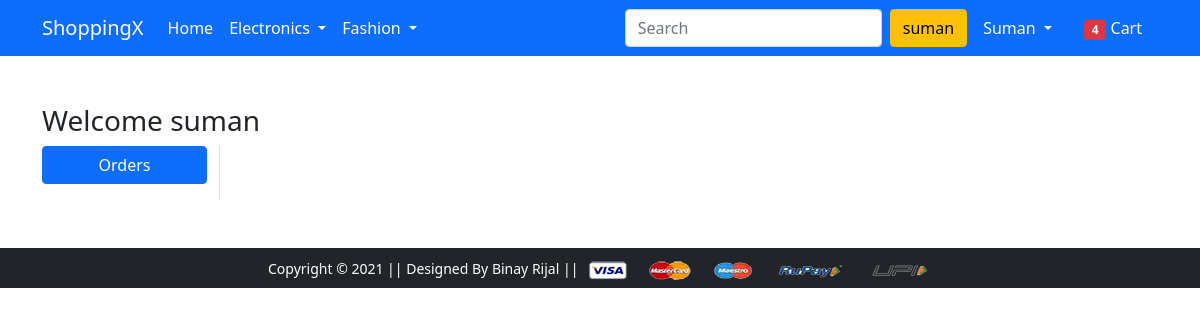
/orders/ (signed in), run on an earlier commit of the app's database.
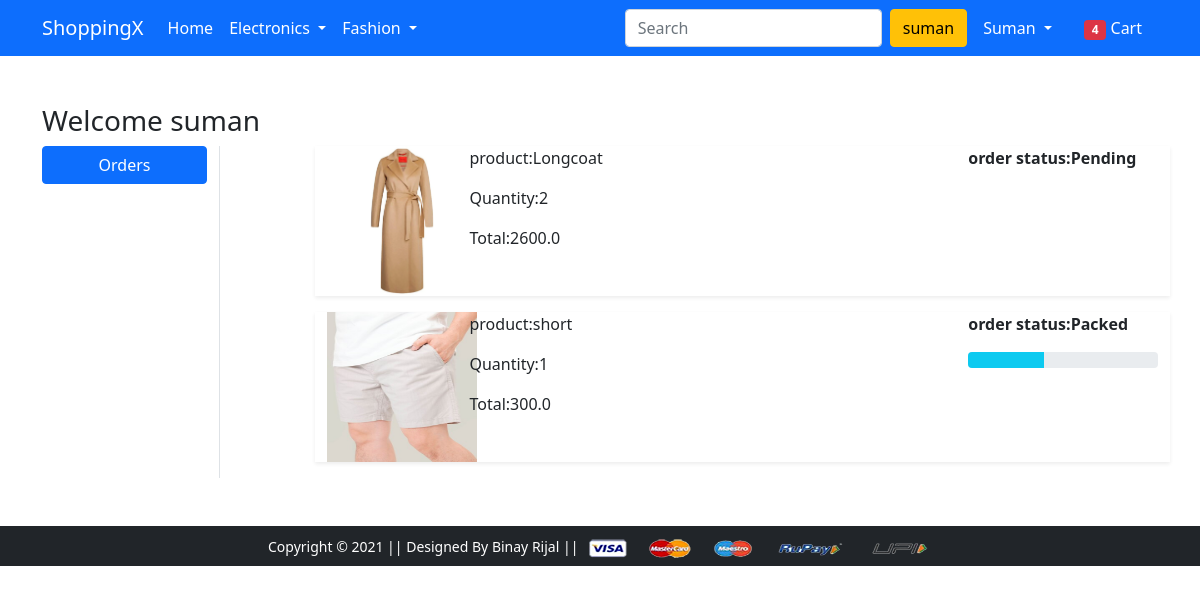
And on a later commit of the database.
### app/models.py (models this page shows, shortened)
class OrderPlaced(models.Model):
    user=models.ForeignKey(User,on_delete=models.CASCADE)
    customer=models.ForeignKey(Customer,on_delete=models.CASCADE)
    product=models.ForeignKey(Product,on_delete=models.CASCADE)
    quantity=models.PositiveIntegerField(default=1)
    ordered_date=models.DateTimeField(auto_now_add=True)
    status=models.CharField(max_length=50,choices=STATUS_CHOICES,default='Pending')
    @property
    def total_amount(self):
        return self.quantity*self.product.lastprice

class Product(models.Model):
    title=models.CharField(max_length=100)
    selling_price=models.FloatField()
    discounted_price=models.FloatField()
    description=models.TextField()
    brand=models.CharField(max_length=50)
    category=models.CharField(choices=CATEGORY_CHOICES,max_length=2)
    product_image=models.ImageField(upload_to='productimg')
    @property
    def lastprice(self):
        return self.selling_price-self.discounted_price

### app/views.py (the view)
# urls.py: path('orders/', views.orders, name='orders'),
def orders(request):
 order=OrderPlaced.objects.filter(user=request.user)
 return render(request, 'app/orders.html',{
  'order':order,
 })

### app/templates/app/orders.html (shortened to what this page needs)
{% extends 'app/base.html' %}
{% load static %}
{% block main-content %}
<div class="container my-5">
 <div class="row">
 <h3>Welcome {{request.user}}</h3>
  <div class="col-sm-2 border-end">
   <ul class="list-unstyled">
    <li class="d-grid"><a href="{% url 'orders' %}" class="btn btn-primary">Orders</a></li>
   </ul>
  </div>
  <div class="col-sm-9 offset-sm-1">
  {%for orders in order%}
   <div class="row shadow-sm mb-3">
    <div class="col-sm-2">
      <img src="{{orders.product.product_image.url}}" alt="" srcset="" class="image-fluid" height="150" width="150">
    </div>
    <div class="col-sm-7">
     <p>product:{{orders.product.title}}</p>
     <p>Quantity:{{orders.quantity}}</p>
     <p>Total:{{orders.total_amount}}</p>
    </div>
    <div class="col-sm-3 fw-bold">
        <p>order status:{{orders.status}} </p>
        {%if orders.status == 'Packed' %}
        <div class="progress">
         <div class="progress-bar bg-info" role="progressbar" style="width: 40%; " aria-valuenow="40" aria-valuemin="0" aria-valuemax="100"></div>
        </div>
        {%endif%}
    </div>
   </div>
  {%endfor%}
  </div>
 </div>
</div>
{% endblock main-content %}

### app/templates/app/base.html (shortened to what this page needs)
<!doctype html>
{% load static %}
<html lang="en">
  <head>
    <link href="https://cdn.jsdelivr.net/npm/bootstrap@5.0.0-beta1/dist/css/bootstrap.min.css" rel="stylesheet">
    <link rel="stylesheet" href="{% static 'app/css/owl.carousel.min.css' %}">
    <link rel="stylesheet" href="{% static 'app/css/all.min.css' %}">
    <link rel="stylesheet" href="{% static 'app/css/style.css' %}">
  </head>
  <body>
    <nav class="navbar navbar-expand-lg navbar-dark bg-primary">
     <div class="container">
       <a class="navbar-brand" href="/">ShoppingX</a>
       <div class="collapse navbar-collapse" id="navbarSupportedContent">
         <ul class="navbar-nav me-auto mb-2 mb-lg-0">
           <li class="nav-item">
             <a class="nav-link active" aria-current="page" href="/">Home</a>
           </li>
           <li class="nav-item dropdown">
             <a class="nav-link dropdown-toggle text-white" href="#" id="electronicsDropdown" role="button" data-bs-toggle="dropdown" aria-expanded="false">
               Electronics
             </a>
           </li>
           <li class="nav-item dropdown">
             <a class="nav-link dropdown-toggle text-white" href="#" id="fashionDropdown" role="button" data-bs-toggle="dropdown" aria-expanded="false">
               Fashion
             </a>
           </li>
         </ul>
         <form class="d-flex">
           <input class="form-control me-2" type="search" placeholder="Search" aria-label="Search">
           <button class="btn btn-warning" type="submit">{{request.user.username}}</button>
         </form>
         <div>
          <ul class="navbar-nav me-auto mb-2 mb-lg-0">
            {%if request.user.is_authenticated%}
            <li class="nav-item dropdown mx-2">
              <a class="nav-link dropdown-toggle text-white" href="#" id="profileDropdown" role="button" data-bs-toggle="dropdown" aria-expanded="false">
                {{request.user.username|capfirst}}
              </a>
            </li>
            <li class="nav-item mx-2">
             <a href="{% url 'showcart' %}" class="nav-link text-white"><span class="badge bg-danger">4</span> Cart </a>
            </li>
            {%endif%}
          </ul>
         </div>
       </div>
     </div>
    </nav>
    {% block main-content %} {% endblock main-content %}
    <footer class="container-fluid bg-dark text-center p-2 mt-5">
        <small class="text-white">Copyright &copy; 2021 || Designed By Binay Rijal || </small>
        <img src="{% static 'app/images/payment.png' %}" alt="" srcset="" class="img-fluid" height="2px">
    </footer>
  </body>
</html>

What changed in the data, as far as the page shows it:
added OrderPlaced: product.product_image (picture), product "Longcoat", quantity "2", total_amount "2600.0", status "Pending"
added OrderPlaced: product.product_image (picture), product "short", quantity "1", total_amount "300.0", status "Packed"
